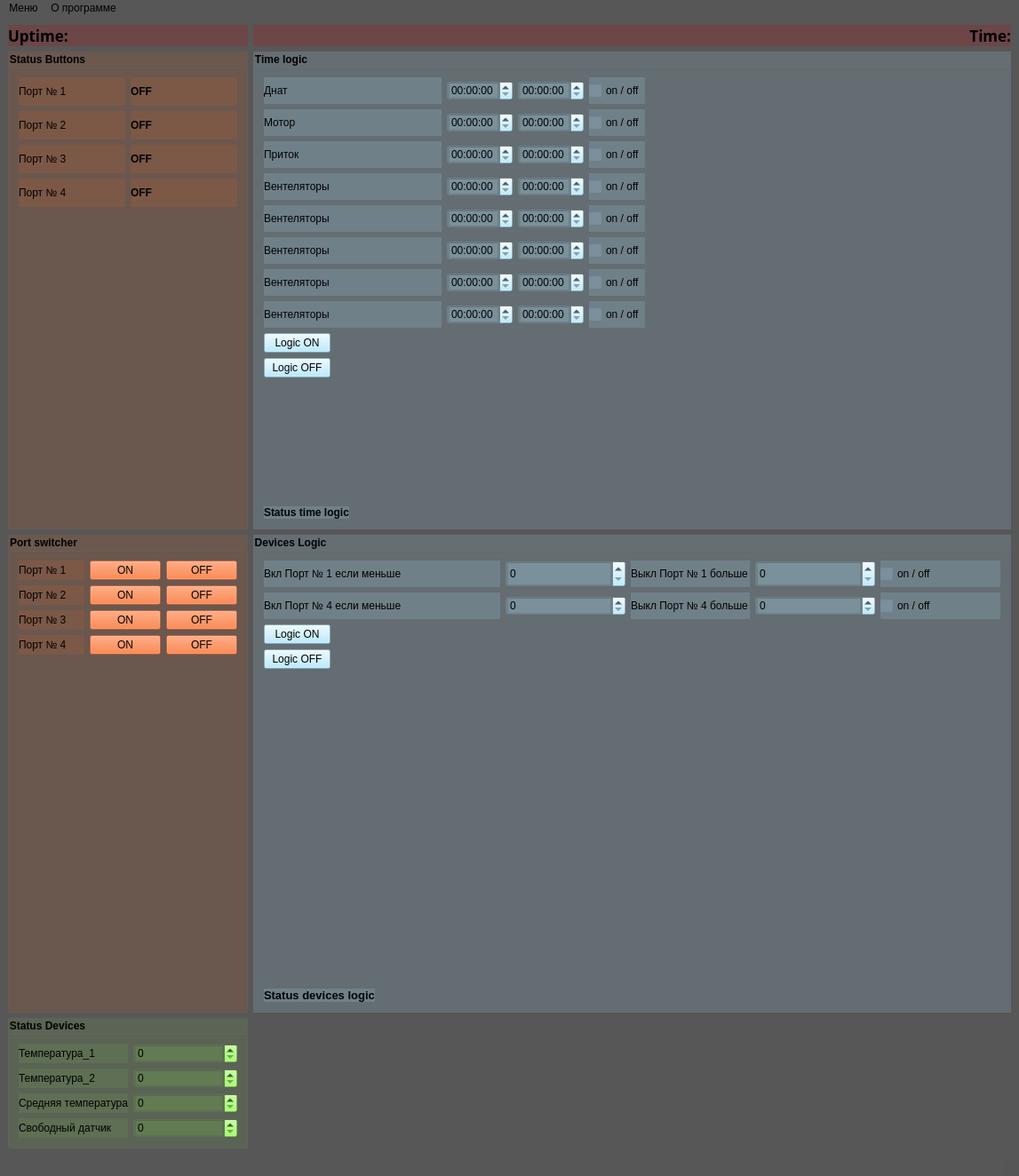
<?xml version="1.0" encoding="UTF-8"?>
<ui version="4.0">
 <class>MainWindow</class>
 <widget class="QMainWindow" name="MainWindow">
  <property name="geometry">
   <rect>
    <x>0</x>
    <y>0</y>
    <width>1033</width>
    <height>1324</height>
   </rect>
  </property>
  <property name="windowTitle">
   <string>MainWindow</string>
  </property>
  <property name="styleSheet">
   <string notr="true">background:rgba(86, 86, 86, 200)</string>
  </property>
  <widget class="QWidget" name="centralwidget">
   <property name="styleSheet">
    <string notr="true"/>
   </property>
   <layout class="QGridLayout" name="gridLayout_6">
    <item row="0" column="0">
     <widget class="QLabel" name="label">
      <property name="font">
       <font>
        <family>Misc Fixed</family>
        <pointsize>13</pointsize>
        <weight>75</weight>
        <bold>true</bold>
       </font>
      </property>
      <property name="styleSheet">
       <string notr="true">background:rgba(200, 0, 3, 50)</string>
      </property>
      <property name="text">
       <string>Uptime:</string>
      </property>
     </widget>
    </item>
    <item row="0" column="1">
     <widget class="QLabel" name="label_6">
      <property name="font">
       <font>
        <family>Misc Fixed</family>
        <pointsize>13</pointsize>
        <weight>75</weight>
        <bold>true</bold>
       </font>
      </property>
      <property name="styleSheet">
       <string notr="true">background:rgba(200, 0, 3, 50)</string>
      </property>
      <property name="text">
       <string>Time:</string>
      </property>
      <property name="alignment">
       <set>Qt::AlignRight|Qt::AlignTrailing|Qt::AlignVCenter</set>
      </property>
     </widget>
    </item>
    <item row="1" column="0">
     <widget class="QGroupBox" name="groupBox">
      <property name="sizePolicy">
       <sizepolicy hsizetype="Fixed" vsizetype="Preferred">
        <horstretch>0</horstretch>
        <verstretch>0</verstretch>
       </sizepolicy>
      </property>
      <property name="minimumSize">
       <size>
        <width>270</width>
        <height>0</height>
       </size>
      </property>
      <property name="font">
       <font>
        <weight>75</weight>
        <bold>true</bold>
       </font>
      </property>
      <property name="styleSheet">
       <string notr="true">background:rgba(255, 92, 16, 30)</string>
      </property>
      <property name="title">
       <string>Status Buttons</string>
      </property>
      <layout class="QGridLayout" name="gridLayout">
       <item row="1" column="0">
        <widget class="QLabel" name="label_3">
         <property name="minimumSize">
          <size>
           <width>0</width>
           <height>32</height>
          </size>
         </property>
         <property name="text">
          <string>Порт № 2</string>
         </property>
         <property name="margin">
          <number>6</number>
         </property>
        </widget>
       </item>
       <item row="0" column="0">
        <widget class="QLabel" name="label_2">
         <property name="sizePolicy">
          <sizepolicy hsizetype="Preferred" vsizetype="Preferred">
           <horstretch>0</horstretch>
           <verstretch>0</verstretch>
          </sizepolicy>
         </property>
         <property name="minimumSize">
          <size>
           <width>0</width>
           <height>32</height>
          </size>
         </property>
         <property name="text">
          <string>Порт № 1</string>
         </property>
         <property name="margin">
          <number>6</number>
         </property>
        </widget>
       </item>
       <item row="0" column="1">
        <widget class="QLabel" name="label_status_port1">
         <property name="font">
          <font>
           <weight>75</weight>
           <bold>true</bold>
          </font>
         </property>
         <property name="text">
          <string>OFF</string>
         </property>
        </widget>
       </item>
       <item row="1" column="1">
        <widget class="QLabel" name="label_status_port2">
         <property name="font">
          <font>
           <weight>75</weight>
           <bold>true</bold>
          </font>
         </property>
         <property name="text">
          <string>OFF</string>
         </property>
        </widget>
       </item>
       <item row="2" column="0">
        <widget class="QLabel" name="label_4">
         <property name="minimumSize">
          <size>
           <width>0</width>
           <height>32</height>
          </size>
         </property>
         <property name="text">
          <string>Порт № 3</string>
         </property>
         <property name="margin">
          <number>6</number>
         </property>
        </widget>
       </item>
       <item row="3" column="0">
        <widget class="QLabel" name="label_5">
         <property name="sizePolicy">
          <sizepolicy hsizetype="Preferred" vsizetype="Fixed">
           <horstretch>0</horstretch>
           <verstretch>0</verstretch>
          </sizepolicy>
         </property>
         <property name="minimumSize">
          <size>
           <width>0</width>
           <height>32</height>
          </size>
         </property>
         <property name="text">
          <string>Порт № 4</string>
         </property>
         <property name="margin">
          <number>6</number>
         </property>
        </widget>
       </item>
       <item row="4" column="0">
        <spacer name="verticalSpacer">
         <property name="orientation">
          <enum>Qt::Vertical</enum>
         </property>
         <property name="sizeHint" stdset="0">
          <size>
           <width>20</width>
           <height>40</height>
          </size>
         </property>
        </spacer>
       </item>
       <item row="3" column="1">
        <widget class="QLabel" name="label_status_port4">
         <property name="font">
          <font>
           <weight>75</weight>
           <bold>true</bold>
          </font>
         </property>
         <property name="text">
          <string>OFF</string>
         </property>
        </widget>
       </item>
       <item row="2" column="1">
        <widget class="QLabel" name="label_status_port3">
         <property name="font">
          <font>
           <weight>75</weight>
           <bold>true</bold>
          </font>
         </property>
         <property name="text">
          <string>OFF</string>
         </property>
        </widget>
       </item>
      </layout>
     </widget>
    </item>
    <item row="2" column="0">
     <widget class="QGroupBox" name="groupBox_5">
      <property name="sizePolicy">
       <sizepolicy hsizetype="Fixed" vsizetype="Preferred">
        <horstretch>0</horstretch>
        <verstretch>0</verstretch>
       </sizepolicy>
      </property>
      <property name="minimumSize">
       <size>
        <width>270</width>
        <height>0</height>
       </size>
      </property>
      <property name="font">
       <font>
        <weight>75</weight>
        <bold>true</bold>
       </font>
      </property>
      <property name="styleSheet">
       <string notr="true">background:rgba(255, 92, 16, 30)</string>
      </property>
      <property name="title">
       <string>Port switcher</string>
      </property>
      <layout class="QVBoxLayout" name="verticalLayout">
       <item>
        <layout class="QGridLayout" name="gridLayout_5">
         <item row="0" column="0">
          <widget class="QLabel" name="label_16">
           <property name="text">
            <string>Порт № 1</string>
           </property>
           <property name="margin">
            <number>6</number>
           </property>
          </widget>
         </item>
         <item row="0" column="1">
          <widget class="QPushButton" name="pushButton">
           <property name="styleSheet">
            <string notr="true">background:rgba(255, 92, 16, 100)</string>
           </property>
           <property name="text">
            <string>ON</string>
           </property>
          </widget>
         </item>
         <item row="0" column="2">
          <widget class="QPushButton" name="pushButton_2">
           <property name="autoFillBackground">
            <bool>false</bool>
           </property>
           <property name="styleSheet">
            <string notr="true">background:rgba(255, 92, 16, 100)</string>
           </property>
           <property name="text">
            <string>OFF</string>
           </property>
          </widget>
         </item>
         <item row="1" column="0">
          <widget class="QLabel" name="label_17">
           <property name="text">
            <string>Порт № 2</string>
           </property>
           <property name="margin">
            <number>6</number>
           </property>
          </widget>
         </item>
         <item row="1" column="1">
          <widget class="QPushButton" name="pushButton_3">
           <property name="styleSheet">
            <string notr="true">background:rgba(255, 92, 16, 100)</string>
           </property>
           <property name="text">
            <string>ON</string>
           </property>
          </widget>
         </item>
         <item row="1" column="2">
          <widget class="QPushButton" name="pushButton_4">
           <property name="styleSheet">
            <string notr="true">background:rgba(255, 92, 16, 100)</string>
           </property>
           <property name="text">
            <string>OFF</string>
           </property>
          </widget>
         </item>
         <item row="2" column="0">
          <widget class="QLabel" name="label_18">
           <property name="text">
            <string>Порт № 3</string>
           </property>
           <property name="margin">
            <number>6</number>
           </property>
          </widget>
         </item>
         <item row="2" column="1">
          <widget class="QPushButton" name="pushButton_5">
           <property name="styleSheet">
            <string notr="true">background:rgba(255, 92, 16, 100)</string>
           </property>
           <property name="text">
            <string>ON</string>
           </property>
          </widget>
         </item>
         <item row="2" column="2">
          <widget class="QPushButton" name="pushButton_6">
           <property name="styleSheet">
            <string notr="true">background:rgba(255, 92, 16, 100)</string>
           </property>
           <property name="text">
            <string>OFF</string>
           </property>
          </widget>
         </item>
         <item row="3" column="0">
          <widget class="QLabel" name="label_19">
           <property name="text">
            <string>Порт № 4</string>
           </property>
           <property name="margin">
            <number>6</number>
           </property>
          </widget>
         </item>
         <item row="3" column="1">
          <widget class="QPushButton" name="pushButton_7">
           <property name="styleSheet">
            <string notr="true">background:rgba(255, 92, 16, 100)</string>
           </property>
           <property name="text">
            <string>ON</string>
           </property>
          </widget>
         </item>
         <item row="3" column="2">
          <widget class="QPushButton" name="pushButton_8">
           <property name="styleSheet">
            <string notr="true">background:rgba(255, 92, 16, 100)</string>
           </property>
           <property name="text">
            <string>OFF</string>
           </property>
          </widget>
         </item>
        </layout>
       </item>
       <item>
        <spacer name="verticalSpacer_2">
         <property name="orientation">
          <enum>Qt::Vertical</enum>
         </property>
         <property name="sizeType">
          <enum>QSizePolicy::Expanding</enum>
         </property>
         <property name="sizeHint" stdset="0">
          <size>
           <width>20</width>
           <height>80</height>
          </size>
         </property>
        </spacer>
       </item>
      </layout>
     </widget>
    </item>
    <item row="2" column="1">
     <widget class="QGroupBox" name="groupBox_4">
      <property name="font">
       <font>
        <weight>75</weight>
        <bold>true</bold>
       </font>
      </property>
      <property name="styleSheet">
       <string notr="true">background:rgba(169, 230, 255, 40)</string>
      </property>
      <property name="title">
       <string>Devices Logic</string>
      </property>
      <layout class="QGridLayout" name="gridLayout_9">
       <item row="0" column="0">
        <layout class="QGridLayout" name="gridLayout_4">
         <item row="5" column="0">
          <widget class="QLabel" name="label__status_logic">
           <property name="font">
            <font>
             <pointsize>10</pointsize>
             <weight>75</weight>
             <bold>true</bold>
            </font>
           </property>
           <property name="text">
            <string>Status devices logic</string>
           </property>
          </widget>
         </item>
         <item row="1" column="3">
          <widget class="QLabel" name="label_15">
           <property name="text">
            <string>Выкл Порт № 4 больше</string>
           </property>
           <property name="margin">
            <number>6</number>
           </property>
          </widget>
         </item>
         <item row="4" column="0">
          <spacer name="verticalSpacer_4">
           <property name="orientation">
            <enum>Qt::Vertical</enum>
           </property>
           <property name="sizeHint" stdset="0">
            <size>
             <width>20</width>
             <height>40</height>
            </size>
           </property>
          </spacer>
         </item>
         <item row="1" column="4">
          <widget class="QSpinBox" name="spinBoxOff_logic_2"/>
         </item>
         <item row="2" column="0">
          <widget class="QPushButton" name="pushButton_logic_on">
           <property name="sizePolicy">
            <sizepolicy hsizetype="Fixed" vsizetype="Fixed">
             <horstretch>0</horstretch>
             <verstretch>0</verstretch>
            </sizepolicy>
           </property>
           <property name="maximumSize">
            <size>
             <width>75</width>
             <height>16777215</height>
            </size>
           </property>
           <property name="styleSheet">
            <string notr="true">background:rgba(169, 230, 255, 170)</string>
           </property>
           <property name="text">
            <string>Logic ON</string>
           </property>
          </widget>
         </item>
         <item row="1" column="5">
          <widget class="QCheckBox" name="checkBox_6">
           <property name="minimumSize">
            <size>
             <width>0</width>
             <height>30</height>
            </size>
           </property>
           <property name="text">
            <string>on / off</string>
           </property>
          </widget>
         </item>
         <item row="3" column="0">
          <widget class="QPushButton" name="pushButton_logic_off">
           <property name="sizePolicy">
            <sizepolicy hsizetype="Fixed" vsizetype="Fixed">
             <horstretch>0</horstretch>
             <verstretch>0</verstretch>
            </sizepolicy>
           </property>
           <property name="maximumSize">
            <size>
             <width>75</width>
             <height>16777215</height>
            </size>
           </property>
           <property name="styleSheet">
            <string notr="true">background:rgba(169, 230, 255, 170)</string>
           </property>
           <property name="text">
            <string>Logic OFF</string>
           </property>
          </widget>
         </item>
         <item row="0" column="2">
          <widget class="QSpinBox" name="spinBoxOn_logic_1">
           <property name="sizePolicy">
            <sizepolicy hsizetype="Preferred" vsizetype="Preferred">
             <horstretch>0</horstretch>
             <verstretch>0</verstretch>
            </sizepolicy>
           </property>
          </widget>
         </item>
         <item row="0" column="0" colspan="2">
          <widget class="QLabel" name="label_12">
           <property name="sizePolicy">
            <sizepolicy hsizetype="Preferred" vsizetype="Preferred">
             <horstretch>0</horstretch>
             <verstretch>0</verstretch>
            </sizepolicy>
           </property>
           <property name="text">
            <string>Вкл Порт № 1 если меньше</string>
           </property>
           <property name="margin">
            <number>6</number>
           </property>
          </widget>
         </item>
         <item row="0" column="3">
          <widget class="QLabel" name="label_13">
           <property name="sizePolicy">
            <sizepolicy hsizetype="Preferred" vsizetype="Preferred">
             <horstretch>0</horstretch>
             <verstretch>0</verstretch>
            </sizepolicy>
           </property>
           <property name="text">
            <string>Выкл Порт № 1 больше</string>
           </property>
           <property name="margin">
            <number>6</number>
           </property>
          </widget>
         </item>
         <item row="0" column="4">
          <widget class="QSpinBox" name="spinBoxOff_logic_1">
           <property name="sizePolicy">
            <sizepolicy hsizetype="Preferred" vsizetype="Preferred">
             <horstretch>0</horstretch>
             <verstretch>0</verstretch>
            </sizepolicy>
           </property>
          </widget>
         </item>
         <item row="1" column="2">
          <widget class="QSpinBox" name="spinBoxOn_logic_2"/>
         </item>
         <item row="0" column="5">
          <widget class="QCheckBox" name="checkBox_5">
           <property name="minimumSize">
            <size>
             <width>0</width>
             <height>30</height>
            </size>
           </property>
           <property name="text">
            <string>on / off</string>
           </property>
          </widget>
         </item>
         <item row="1" column="0" colspan="2">
          <widget class="QLabel" name="label_14">
           <property name="text">
            <string>Вкл Порт № 4 если меньше</string>
           </property>
           <property name="margin">
            <number>6</number>
           </property>
          </widget>
         </item>
        </layout>
       </item>
      </layout>
     </widget>
    </item>
    <item row="3" column="0">
     <widget class="QGroupBox" name="groupBox_2">
      <property name="sizePolicy">
       <sizepolicy hsizetype="Fixed" vsizetype="Preferred">
        <horstretch>0</horstretch>
        <verstretch>0</verstretch>
       </sizepolicy>
      </property>
      <property name="minimumSize">
       <size>
        <width>270</width>
        <height>0</height>
       </size>
      </property>
      <property name="font">
       <font>
        <weight>75</weight>
        <bold>true</bold>
       </font>
      </property>
      <property name="styleSheet">
       <string notr="true">background:rgba(137, 255, 64, 20)</string>
      </property>
      <property name="title">
       <string>Status Devices</string>
      </property>
      <layout class="QGridLayout" name="gridLayout_3">
       <item row="0" column="0">
        <layout class="QGridLayout" name="gridLayout_2">
         <item row="0" column="0">
          <widget class="QLabel" name="label_7">
           <property name="text">
            <string>Температура_1</string>
           </property>
           <property name="margin">
            <number>6</number>
           </property>
          </widget>
         </item>
         <item row="1" column="0">
          <widget class="QLabel" name="label_8">
           <property name="text">
            <string>Температура_2</string>
           </property>
           <property name="margin">
            <number>6</number>
           </property>
          </widget>
         </item>
         <item row="3" column="0">
          <widget class="QLabel" name="label_9">
           <property name="text">
            <string>Свободный датчик</string>
           </property>
           <property name="margin">
            <number>6</number>
           </property>
          </widget>
         </item>
         <item row="2" column="0">
          <widget class="QLabel" name="label_11">
           <property name="text">
            <string>Средняя температура</string>
           </property>
           <property name="margin">
            <number>6</number>
           </property>
          </widget>
         </item>
         <item row="2" column="1">
          <widget class="QSpinBox" name="midtemp"/>
         </item>
         <item row="1" column="1">
          <widget class="QSpinBox" name="temp2"/>
         </item>
         <item row="0" column="1">
          <widget class="QSpinBox" name="temp1"/>
         </item>
         <item row="3" column="1">
          <widget class="QSpinBox" name="gigrom"/>
         </item>
        </layout>
       </item>
      </layout>
     </widget>
    </item>
    <item row="1" column="1">
     <widget class="QGroupBox" name="groupBox_3">
      <property name="sizePolicy">
       <sizepolicy hsizetype="Preferred" vsizetype="Preferred">
        <horstretch>0</horstretch>
        <verstretch>0</verstretch>
       </sizepolicy>
      </property>
      <property name="font">
       <font>
        <weight>75</weight>
        <bold>true</bold>
       </font>
      </property>
      <property name="styleSheet">
       <string notr="true">background:rgba(169, 230, 255, 40)</string>
      </property>
      <property name="title">
       <string>Time logic</string>
      </property>
      <layout class="QGridLayout" name="gridLayout_21">
       <item row="1" column="0" colspan="2">
        <layout class="QGridLayout" name="gridLayout_8">
         <item row="0" column="0">
          <widget class="QLabel" name="label_20">
           <property name="sizePolicy">
            <sizepolicy hsizetype="Preferred" vsizetype="Preferred">
             <horstretch>0</horstretch>
             <verstretch>0</verstretch>
            </sizepolicy>
           </property>
           <property name="minimumSize">
            <size>
             <width>200</width>
             <height>0</height>
            </size>
           </property>
           <property name="text">
            <string>Мотор</string>
           </property>
           <property name="margin">
            <number>6</number>
           </property>
          </widget>
         </item>
         <item row="0" column="1">
          <widget class="QTimeEdit" name="timeEdit_3"/>
         </item>
         <item row="0" column="2">
          <widget class="QTimeEdit" name="timeEdit_4"/>
         </item>
         <item row="0" column="4">
          <spacer name="horizontalSpacer_2">
           <property name="orientation">
            <enum>Qt::Horizontal</enum>
           </property>
           <property name="sizeType">
            <enum>QSizePolicy::Fixed</enum>
           </property>
           <property name="sizeHint" stdset="0">
            <size>
             <width>400</width>
             <height>20</height>
            </size>
           </property>
          </spacer>
         </item>
         <item row="0" column="3">
          <widget class="QCheckBox" name="checkBox_2">
           <property name="minimumSize">
            <size>
             <width>0</width>
             <height>30</height>
            </size>
           </property>
           <property name="text">
            <string>on / off</string>
           </property>
          </widget>
         </item>
        </layout>
       </item>
       <item row="8" column="0">
        <widget class="QPushButton" name="pushButton_logicTimer_on">
         <property name="sizePolicy">
          <sizepolicy hsizetype="Fixed" vsizetype="Fixed">
           <horstretch>10</horstretch>
           <verstretch>0</verstretch>
          </sizepolicy>
         </property>
         <property name="minimumSize">
          <size>
           <width>0</width>
           <height>0</height>
          </size>
         </property>
         <property name="maximumSize">
          <size>
           <width>75</width>
           <height>16777215</height>
          </size>
         </property>
         <property name="styleSheet">
          <string notr="true">background:rgba(169, 230, 255, 170)</string>
         </property>
         <property name="text">
          <string>Logic ON</string>
         </property>
        </widget>
       </item>
       <item row="6" column="0" colspan="2">
        <layout class="QGridLayout" name="gridLayout_19">
         <item row="0" column="3">
          <widget class="QCheckBox" name="checkBox_14">
           <property name="minimumSize">
            <size>
             <width>0</width>
             <height>30</height>
            </size>
           </property>
           <property name="text">
            <string>on / off</string>
           </property>
          </widget>
         </item>
         <item row="0" column="2">
          <widget class="QTimeEdit" name="timeEdit_23"/>
         </item>
         <item row="0" column="1">
          <widget class="QTimeEdit" name="timeEdit_24"/>
         </item>
         <item row="0" column="0">
          <widget class="QLabel" name="label_30">
           <property name="sizePolicy">
            <sizepolicy hsizetype="Preferred" vsizetype="Preferred">
             <horstretch>0</horstretch>
             <verstretch>0</verstretch>
            </sizepolicy>
           </property>
           <property name="minimumSize">
            <size>
             <width>200</width>
             <height>0</height>
            </size>
           </property>
           <property name="text">
            <string>Вентеляторы</string>
           </property>
           <property name="margin">
            <number>6</number>
           </property>
          </widget>
         </item>
         <item row="0" column="4">
          <spacer name="horizontalSpacer_12">
           <property name="orientation">
            <enum>Qt::Horizontal</enum>
           </property>
           <property name="sizeType">
            <enum>QSizePolicy::Fixed</enum>
           </property>
           <property name="sizeHint" stdset="0">
            <size>
             <width>400</width>
             <height>20</height>
            </size>
           </property>
          </spacer>
         </item>
        </layout>
       </item>
       <item row="5" column="0" colspan="2">
        <layout class="QGridLayout" name="gridLayout_17">
         <item row="0" column="3">
          <widget class="QCheckBox" name="checkBox_12">
           <property name="minimumSize">
            <size>
             <width>0</width>
             <height>30</height>
            </size>
           </property>
           <property name="text">
            <string>on / off</string>
           </property>
          </widget>
         </item>
         <item row="0" column="2">
          <widget class="QTimeEdit" name="timeEdit_19"/>
         </item>
         <item row="0" column="1">
          <widget class="QTimeEdit" name="timeEdit_20"/>
         </item>
         <item row="0" column="0">
          <widget class="QLabel" name="label_28">
           <property name="sizePolicy">
            <sizepolicy hsizetype="Preferred" vsizetype="Preferred">
             <horstretch>0</horstretch>
             <verstretch>0</verstretch>
            </sizepolicy>
           </property>
           <property name="minimumSize">
            <size>
             <width>200</width>
             <height>0</height>
            </size>
           </property>
           <property name="text">
            <string>Вентеляторы</string>
           </property>
           <property name="margin">
            <number>6</number>
           </property>
          </widget>
         </item>
         <item row="0" column="4">
          <spacer name="horizontalSpacer_10">
           <property name="orientation">
            <enum>Qt::Horizontal</enum>
           </property>
           <property name="sizeType">
            <enum>QSizePolicy::Fixed</enum>
           </property>
           <property name="sizeHint" stdset="0">
            <size>
             <width>400</width>
             <height>20</height>
            </size>
           </property>
          </spacer>
         </item>
        </layout>
       </item>
       <item row="2" column="0" colspan="2">
        <layout class="QGridLayout" name="gridLayout_11">
         <item row="0" column="1">
          <widget class="QTimeEdit" name="timeEdit_7"/>
         </item>
         <item row="0" column="4">
          <spacer name="horizontalSpacer_4">
           <property name="orientation">
            <enum>Qt::Horizontal</enum>
           </property>
           <property name="sizeType">
            <enum>QSizePolicy::Fixed</enum>
           </property>
           <property name="sizeHint" stdset="0">
            <size>
             <width>400</width>
             <height>20</height>
            </size>
           </property>
          </spacer>
         </item>
         <item row="0" column="2">
          <widget class="QTimeEdit" name="timeEdit_8"/>
         </item>
         <item row="0" column="0">
          <widget class="QLabel" name="label_22">
           <property name="sizePolicy">
            <sizepolicy hsizetype="Preferred" vsizetype="Preferred">
             <horstretch>0</horstretch>
             <verstretch>0</verstretch>
            </sizepolicy>
           </property>
           <property name="minimumSize">
            <size>
             <width>200</width>
             <height>0</height>
            </size>
           </property>
           <property name="text">
            <string>Приток</string>
           </property>
           <property name="margin">
            <number>6</number>
           </property>
          </widget>
         </item>
         <item row="0" column="3">
          <widget class="QCheckBox" name="checkBox_3">
           <property name="minimumSize">
            <size>
             <width>0</width>
             <height>30</height>
            </size>
           </property>
           <property name="text">
            <string>on / off</string>
           </property>
          </widget>
         </item>
        </layout>
       </item>
       <item row="9" column="0">
        <widget class="QPushButton" name="pushButton_logicTimer_off">
         <property name="sizePolicy">
          <sizepolicy hsizetype="Fixed" vsizetype="Fixed">
           <horstretch>0</horstretch>
           <verstretch>0</verstretch>
          </sizepolicy>
         </property>
         <property name="maximumSize">
          <size>
           <width>75</width>
           <height>16777215</height>
          </size>
         </property>
         <property name="layoutDirection">
          <enum>Qt::LeftToRight</enum>
         </property>
         <property name="styleSheet">
          <string notr="true">background:rgba(169, 230, 255, 170)</string>
         </property>
         <property name="text">
          <string>Logic OFF</string>
         </property>
        </widget>
       </item>
       <item row="11" column="0">
        <widget class="QLabel" name="label_time_status">
         <property name="font">
          <font>
           <weight>75</weight>
           <bold>true</bold>
          </font>
         </property>
         <property name="text">
          <string>Status time logic</string>
         </property>
        </widget>
       </item>
       <item row="7" column="0" colspan="2">
        <layout class="QGridLayout" name="gridLayout_20">
         <item row="0" column="3">
          <widget class="QCheckBox" name="checkBox_15">
           <property name="minimumSize">
            <size>
             <width>0</width>
             <height>30</height>
            </size>
           </property>
           <property name="text">
            <string>on / off</string>
           </property>
          </widget>
         </item>
         <item row="0" column="2">
          <widget class="QTimeEdit" name="timeEdit_25"/>
         </item>
         <item row="0" column="1">
          <widget class="QTimeEdit" name="timeEdit_26"/>
         </item>
         <item row="0" column="0">
          <widget class="QLabel" name="label_31">
           <property name="sizePolicy">
            <sizepolicy hsizetype="Preferred" vsizetype="Preferred">
             <horstretch>0</horstretch>
             <verstretch>0</verstretch>
            </sizepolicy>
           </property>
           <property name="minimumSize">
            <size>
             <width>200</width>
             <height>0</height>
            </size>
           </property>
           <property name="text">
            <string>Вентеляторы</string>
           </property>
           <property name="margin">
            <number>6</number>
           </property>
          </widget>
         </item>
         <item row="0" column="4">
          <spacer name="horizontalSpacer_13">
           <property name="orientation">
            <enum>Qt::Horizontal</enum>
           </property>
           <property name="sizeType">
            <enum>QSizePolicy::Fixed</enum>
           </property>
           <property name="sizeHint" stdset="0">
            <size>
             <width>400</width>
             <height>20</height>
            </size>
           </property>
          </spacer>
         </item>
        </layout>
       </item>
       <item row="3" column="0" colspan="2">
        <layout class="QGridLayout" name="gridLayout_10">
         <item row="0" column="3">
          <widget class="QCheckBox" name="checkBox_4">
           <property name="minimumSize">
            <size>
             <width>0</width>
             <height>30</height>
            </size>
           </property>
           <property name="text">
            <string>on / off</string>
           </property>
          </widget>
         </item>
         <item row="0" column="2">
          <widget class="QTimeEdit" name="timeEdit_6"/>
         </item>
         <item row="0" column="1">
          <widget class="QTimeEdit" name="timeEdit_5"/>
         </item>
         <item row="0" column="0">
          <widget class="QLabel" name="label_21">
           <property name="sizePolicy">
            <sizepolicy hsizetype="Preferred" vsizetype="Preferred">
             <horstretch>0</horstretch>
             <verstretch>0</verstretch>
            </sizepolicy>
           </property>
           <property name="minimumSize">
            <size>
             <width>200</width>
             <height>0</height>
            </size>
           </property>
           <property name="text">
            <string>Вентеляторы</string>
           </property>
           <property name="margin">
            <number>6</number>
           </property>
          </widget>
         </item>
         <item row="0" column="4">
          <spacer name="horizontalSpacer_3">
           <property name="orientation">
            <enum>Qt::Horizontal</enum>
           </property>
           <property name="sizeType">
            <enum>QSizePolicy::Fixed</enum>
           </property>
           <property name="sizeHint" stdset="0">
            <size>
             <width>400</width>
             <height>20</height>
            </size>
           </property>
          </spacer>
         </item>
        </layout>
       </item>
       <item row="4" column="0" colspan="2">
        <layout class="QGridLayout" name="gridLayout_16">
         <item row="0" column="3">
          <widget class="QCheckBox" name="checkBox_11">
           <property name="minimumSize">
            <size>
             <width>0</width>
             <height>30</height>
            </size>
           </property>
           <property name="text">
            <string>on / off</string>
           </property>
          </widget>
         </item>
         <item row="0" column="2">
          <widget class="QTimeEdit" name="timeEdit_17"/>
         </item>
         <item row="0" column="1">
          <widget class="QTimeEdit" name="timeEdit_18"/>
         </item>
         <item row="0" column="0">
          <widget class="QLabel" name="label_27">
           <property name="sizePolicy">
            <sizepolicy hsizetype="Preferred" vsizetype="Preferred">
             <horstretch>0</horstretch>
             <verstretch>0</verstretch>
            </sizepolicy>
           </property>
           <property name="minimumSize">
            <size>
             <width>200</width>
             <height>0</height>
            </size>
           </property>
           <property name="text">
            <string>Вентеляторы</string>
           </property>
           <property name="margin">
            <number>6</number>
           </property>
          </widget>
         </item>
         <item row="0" column="4">
          <spacer name="horizontalSpacer_9">
           <property name="orientation">
            <enum>Qt::Horizontal</enum>
           </property>
           <property name="sizeType">
            <enum>QSizePolicy::Fixed</enum>
           </property>
           <property name="sizeHint" stdset="0">
            <size>
             <width>400</width>
             <height>20</height>
            </size>
           </property>
          </spacer>
         </item>
        </layout>
       </item>
       <item row="0" column="0" colspan="2">
        <layout class="QGridLayout" name="gridLayout_7">
         <item row="0" column="2">
          <widget class="QTimeEdit" name="timeEdit_2"/>
         </item>
         <item row="0" column="4">
          <spacer name="horizontalSpacer">
           <property name="orientation">
            <enum>Qt::Horizontal</enum>
           </property>
           <property name="sizeType">
            <enum>QSizePolicy::Fixed</enum>
           </property>
           <property name="sizeHint" stdset="0">
            <size>
             <width>400</width>
             <height>20</height>
            </size>
           </property>
          </spacer>
         </item>
         <item row="0" column="0">
          <widget class="QLabel" name="label_10">
           <property name="sizePolicy">
            <sizepolicy hsizetype="Preferred" vsizetype="Preferred">
             <horstretch>0</horstretch>
             <verstretch>0</verstretch>
            </sizepolicy>
           </property>
           <property name="minimumSize">
            <size>
             <width>200</width>
             <height>0</height>
            </size>
           </property>
           <property name="text">
            <string>Днат</string>
           </property>
           <property name="margin">
            <number>6</number>
           </property>
          </widget>
         </item>
         <item row="0" column="1">
          <widget class="QTimeEdit" name="timeEdit"/>
         </item>
         <item row="0" column="3">
          <widget class="QCheckBox" name="checkBox">
           <property name="minimumSize">
            <size>
             <width>0</width>
             <height>30</height>
            </size>
           </property>
           <property name="text">
            <string>on / off</string>
           </property>
          </widget>
         </item>
        </layout>
       </item>
       <item row="10" column="0">
        <spacer name="verticalSpacer_3">
         <property name="orientation">
          <enum>Qt::Vertical</enum>
         </property>
         <property name="sizeHint" stdset="0">
          <size>
           <width>20</width>
           <height>40</height>
          </size>
         </property>
        </spacer>
       </item>
      </layout>
     </widget>
    </item>
   </layout>
  </widget>
  <widget class="QMenuBar" name="menubar">
   <property name="geometry">
    <rect>
     <x>0</x>
     <y>0</y>
     <width>1033</width>
     <height>30</height>
    </rect>
   </property>
   <widget class="QMenu" name="menu">
    <property name="title">
     <string>Меню</string>
    </property>
    <addaction name="action"/>
   </widget>
   <widget class="QMenu" name="menu_2">
    <property name="title">
     <string>О программе</string>
    </property>
   </widget>
   <addaction name="menu"/>
   <addaction name="menu_2"/>
  </widget>
  <widget class="QStatusBar" name="statusbar"/>
  <action name="action">
   <property name="text">
    <string>Выход</string>
   </property>
  </action>
 </widget>
 <resources/>
 <connections/>
</ui>
